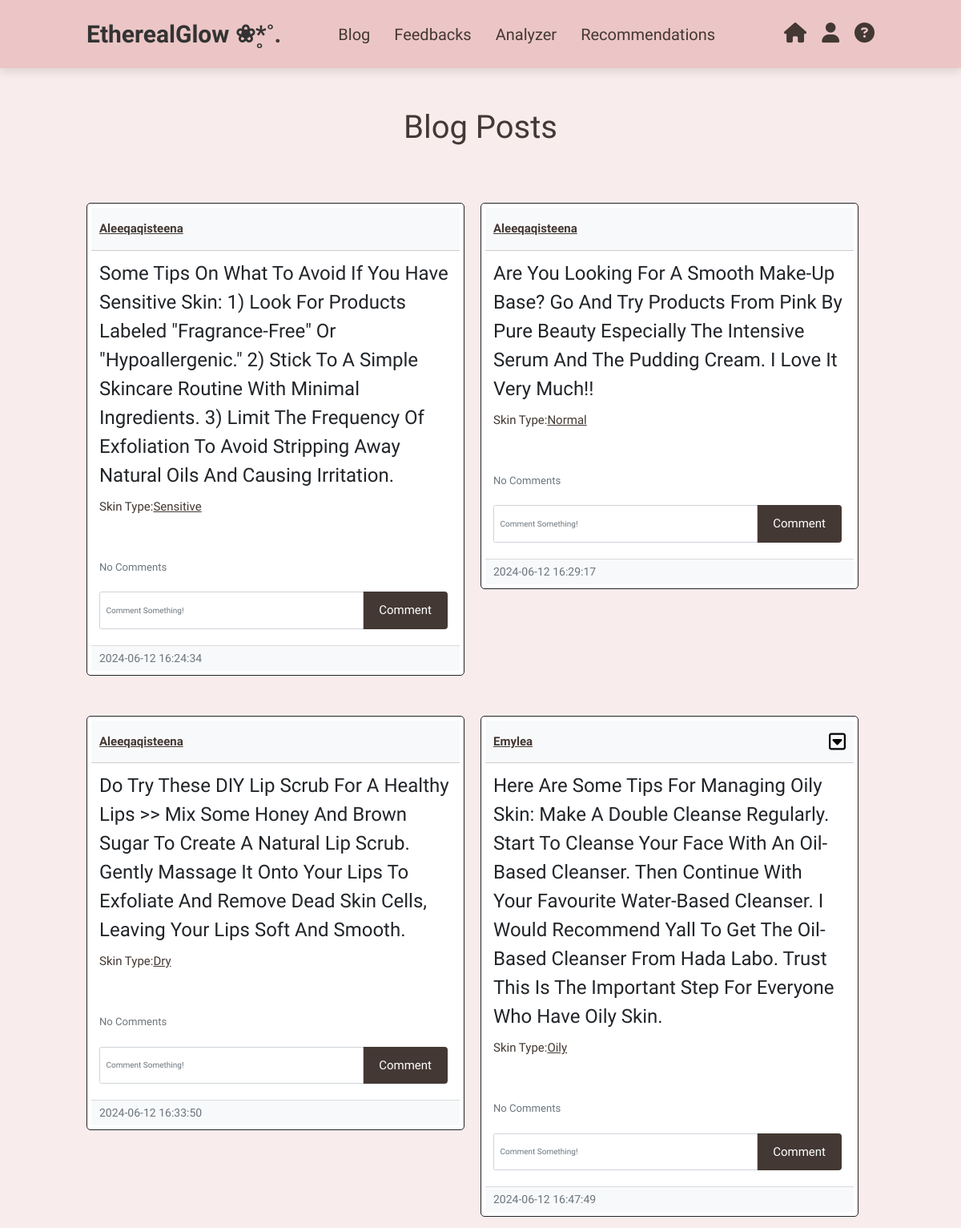
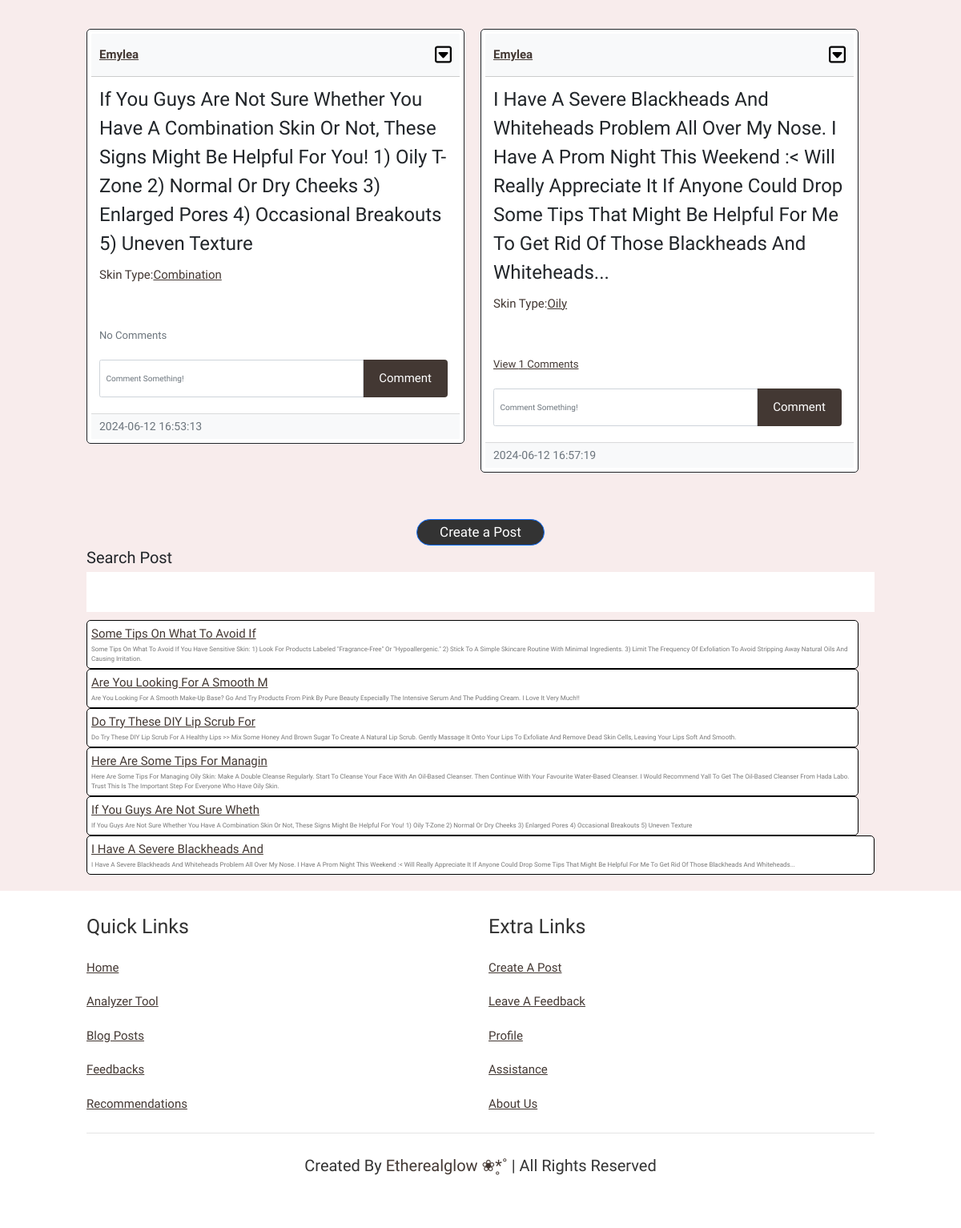
Page /Blog (signed in) on the committed database (2 pictures, top to bottom).
### website/models.py (models this page shows)
class Post(db.Model):
    id = db.Column(db.Integer, primary_key=True)
    text = db.Column(db.Text, nullable=False)
    date_created = db.Column(db.DateTime(timezone=True), default=func.now())
    author = db.Column(db.Integer, db.ForeignKey('user.id', ondelete="CASCADE"), nullable=False)
    comments = db.relationship('Comment', backref='post', passive_deletes=True)
    skintype = db.Column(db.Text, nullable=False)

class User(db.Model, UserMixin):
    id = db.Column(db.Integer, primary_key=True)
    email = db.Column(db.String(150), unique=True)
    username = db.Column(db.String(150), unique=True)
    password = db.Column(db.String(150))
    date_created = db.Column(db.DateTime(timezone=True), default=func.now())
    posts = db.relationship('Post', backref='user', passive_deletes=True)
    feedbacks = db.relationship('Feedback', backref='author', passive_deletes=True)
    comments = db.relationship('Comment', backref='user', passive_deletes=True)
    skintype = db.Column(db.Text, nullable=False)
    products = db.relationship('Product', backref='author', passive_deletes=True)

### website/views.py (the view)
@views.route("/Blog")
@login_required
def blog():
    posts = Post.query.all()
    return render_template("blog.html", user=current_user, posts = posts)

### website/templates/blog.html (shortened to what this page needs)
{% extends "posts_div.html" %}

### website/templates/posts_div.html (shortened to what this page needs)
{% extends "base.html" %}
{% block content%}
<section class="posts" id="posts">
    <div class="content">
        {% block header %}
        <h3 align = "center"> Blog Posts</h3>
        {% endblock %}
        <div id="posts">
            {% for post in posts %}
            <br />
            <div class="card border-dark">
                <div class="card-header d-flex justify-content-between align-items-center">
                    <a href="/posts/{{post.user.username}}">{{post.user.username}}</a>
                     {% if user.id == post.author %}
                    <div class="btn-group">
                        <button
                        type="button"
                        class="fa-regular fa-square-caret-down"
                        data-bs-toggle="dropdown"
                        ></button>
                    </div>
                      {% endif %}
                </div>
                <div class="card-body">
                    <div class="card-text">{{post.text}}</div>
                        <p>Skin Type:<a href="/share/{{post.skintype}}">{{post.skintype}}</a></p>
                        <br />
                <p class="card-text">
                {% if post.comments|length > 0 %}
                    <a data-bs-toggle="collapse" href="#comments-{{post.id}}" role="button">
                        <small>View {{post.comments|length}} Comments</small>
                    </a>
                {% else %}
                        <small class="text-muted">No Comments</small>
                {% endif %}
                </p>
                <form class="input-group mb-3" method="POST" action="/create-comment/{{post.id}}">
                    <input type="text" id="text" name="text" class="form-control" placeholder="Comment something!" required>
                    <input type="submit" value="Comment">
                </form>
            </div>
        <div class="card-footer text-muted">{{post.date_created}}</div>
      </div>
      <br /> {% endfor %}
    </div>
    {% block footer %}
    <br><br>
    <div align="center">
      <a href="/create_post"><button type="button" class = "btn btn btn-primary">Create a Post</button></a>
  </div>
    <head>
    </head>
    <body>
        <div class="search-wrapper">
            <label for="search">Search Post</label>
            <input type="search" id="search" data-search>
        </div>
        {% for post in posts %}
            <div class="card">
                <div class="header"><a href="/post/{{ post.id }}">{{ post.text[:30] }}</a></div>
                <div class="body">{{ post.text }}</div>
            </div>
        {% endfor %}
    </body>
    {% endblock %}
  </div>
</section>
    {% endblock %}

### website/static/styles.css (style rules this page uses)
:root { --pink:#e84393; --brown: #433833; --lightbrown: #d4b1a0; --light: #FAF9ED; --gray: #302f2f; --softpink: #ff99bb; --spink: #ffccdc; --coco: #ecc6c6; --softcoco: #f8ecec; }
* { margin: 0; padding: 0; box-sizing: border-box; outline: none; border: none; text-decoration: none; text-transform: capitalize; transition: .2s linear; font-family: "Work Sans", sans-serif; }
html { font-size: 62.5%; scroll-behavior: smooth; scroll-padding-top: 6rem; overflow-x: hidden; }
section { padding: 2rem 9%; background: var(--softcoco); }
.btn { display: inline-block; margin-top: 1rem; border-radius:5rem; background: #333; color: #fff; padding: .9rem 3.5rem; cursor: pointer; font-size: 1.7rem; }
input[type=submit] { background-color: var(--brown); color: white; padding: 12px 20px; border: none; border-radius: 4px; cursor: pointer; margin-inline: 5px; display: inline-block; font-size: 1.5rem; }
button { background: transparent; border: 0; outline: 0; }
::placeholder { color: #555; }
.card { flex: 0 0 calc(50% - 20px); margin-right: 20px; border: 1px solid #ccc; border-radius: 5px; text-align: left; font-size: 1.5rem; height: fit-content; max-height: 850px; box-sizing: border-box; }
.card:last-child { margin-right: 0; }
.card-header { background-color: #f8f9fa; border-bottom: 1px solid #ccc; padding: 5px 10px; }
.card-body { min-height: 100px; }
.card-footer { background-color: #f8f9fa; padding: 5px 10px; font-size: 14px; }
.card-header a { text-decoration: none; color:var(--brown); font-weight: bold; }
.posts { display:flex; min-height: 100vh; justify-content: center; }
.posts .content { margin-top: 80px; align-items: center; }
.posts .content h3 { font-size: 4rem; color:var(--brown); text-align: center; }
.posts .content p { font-size: 1.5rem; color:var(--brown); padding: 1rem 0; line-height: 1.5; }
.posts .content a { font-size: 1.5rem; color:var(--brown); padding: 1rem 0; line-height: 1.5; text-decoration: underline; }
.posts .content .btn-primary { width: 160px; padding: 3px 2px; }
#posts { margin-top: 20px; display: flex; flex-wrap: wrap; justify-content: space-between; position: relative; }
.posts .content .border-dark { margin-top: 50px; }
.search-wrapper { display: flex; flex-direction: column; gap: .25rem; }
.search-wrapper input { font-size: 2rem; height: 50px; }
.search-wrapper label { font-size: 2rem; }
.card { border: 1px solid black; background-color: white; padding: .5rem; }
.card > .header { margin-bottom: .25rem; }
.card > .body { font-size: .8rem; color: white; }
input { font-size: 1rem; }
.card > .body { font-size: .8rem; color: #777; }

### rows in the picture
Post: user.username "Aleeqaqisteena", text "Some Tips On What To Avoid If You Have Sensitive Skin: 1) Look For Products Labeled \"fragrance-Free\" Or \"hypoallergenic.\" 2) Stick To A Simple Skincare Routine With Minimal Ingredients. 3) Limit The Frequency Of Exfoliation To Avoid Stripping Away Natural Oils And Causing Irritation.", skintype "Sensitive", shows "No Comments", date_created "2024-06-12 16:24:34", text "Some Tips On What To Avoid If"
Post: user.username "Aleeqaqisteena", text "Are You Looking For A Smooth Make-Up Base? Go And Try Products From Pink By Pure Beauty Especially The Intensive Serum And The Pudding Cream. I Love It Very Much!!", skintype "Normal", shows "No Comments", date_created "2024-06-12 16:29:17", text "Are You Looking For A Smooth M"
Post: user.username "Aleeqaqisteena", text "Do Try These DIY Lip Scrub For A Healthy Lips >> Mix Some Honey And Brown Sugar To Create A Natural Lip Scrub. Gently Massage It Onto Your Lips To Exfoliate And Remove Dead Skin Cells, Leaving Your Lips Soft And Smooth.", skintype "Dry", shows "No Comments", date_created "2024-06-12 16:33:50", text "Do Try These DIY Lip Scrub For"
Post: user.username "Emylea", text "Here Are Some Tips For Managing Oily Skin: Make A Double Cleanse Regularly. Start To Cleanse Your Face With An Oil-Based Cleanser. Then Continue With Your Favourite Water-Based Cleanser. I Would Recommend Yall To Get The Oil-Based Cleanser From Hada Labo. Trust This Is The Important Step For Everyone Who Have Oily Skin.", skintype "Oily", shows "No Comments", date_created "2024-06-12 16:47:49", text "Here Are Some Tips For Managin"
Post: user.username "Emylea", text "If You Guys Are Not Sure Whether You Have A Combination Skin Or Not, These Signs Might Be Helpful For You! 1) Oily T-Zone 2) Normal Or Dry Cheeks 3) Enlarged Pores 4) Occasional Breakouts 5) Uneven Texture", skintype "Combination", shows "No Comments", date_created "2024-06-12 16:53:13", text "If You Guys Are Not Sure Wheth"
Post: user.username "Emylea", text "I Have A Severe Blackheads And Whiteheads Problem All Over My Nose. I Have A Prom Night This Weekend :< Will Really Appreciate It If Anyone Could Drop Some Tips That Might Be Helpful For Me To Get Rid Of Those Blackheads And Whiteheads...", skintype "Oily", comments|length "1", date_created "2024-06-12 16:57:19", text "I Have A Severe Blackheads And"
